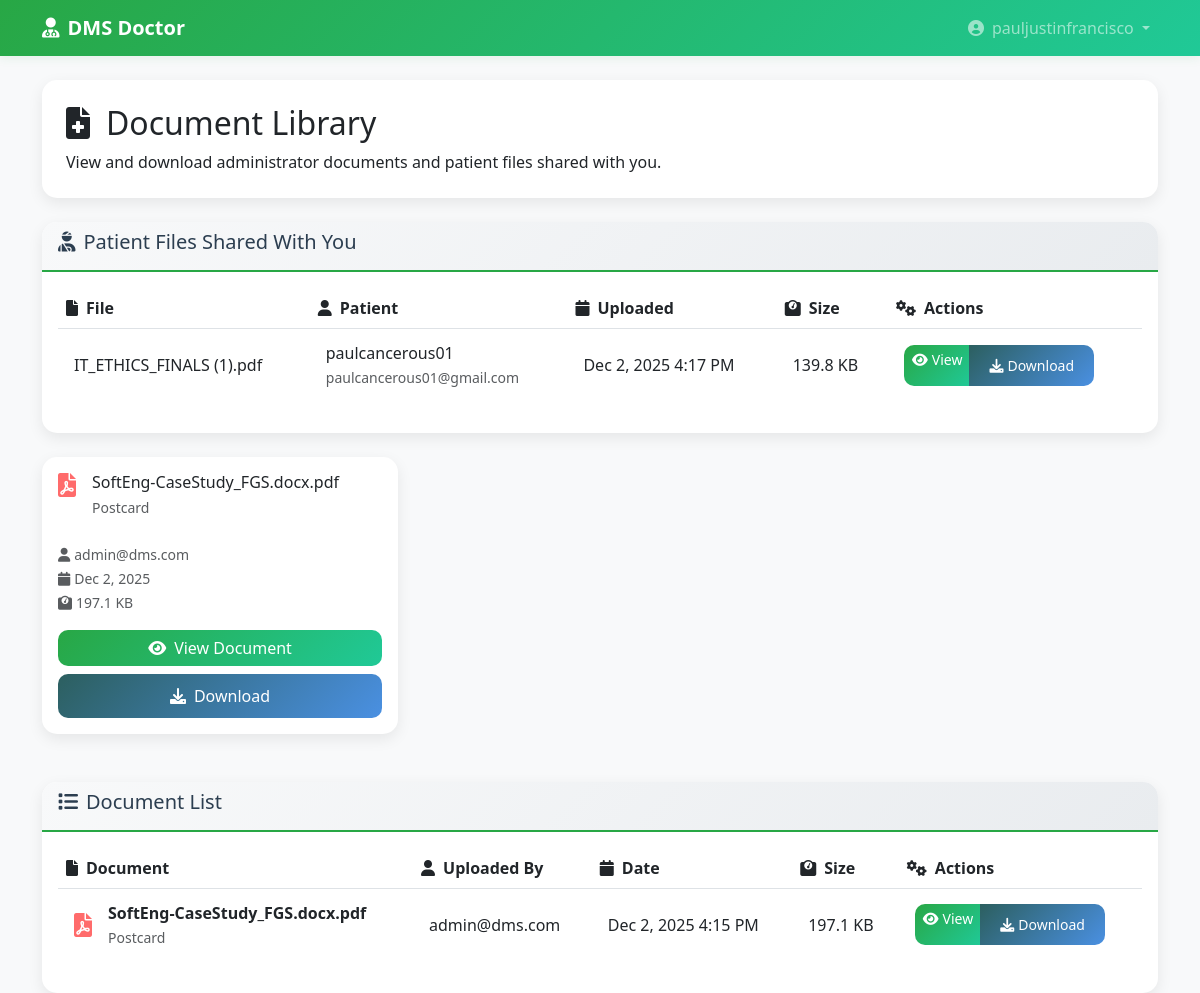
Screenshot of /doctor/doctor_documents.php (signed in) with the database file from the repository.
### tables this page shows
CREATE TABLE `patient_files` (
  `id` int(11) NOT NULL,
  `patient_id` int(11) NOT NULL,
  `file_name` varchar(255) NOT NULL,
  `original_filename` varchar(255) NOT NULL,
  `file_size` bigint(20) NOT NULL,
  `mime_type` varchar(100) NOT NULL,
  `file_path` varchar(500) NOT NULL,
  `upload_date` timestamp NOT NULL DEFAULT current_timestamp(),
  `description` text DEFAULT NULL
);

CREATE TABLE `users` (
  `id` int(11) NOT NULL,
  `name` varchar(100) NOT NULL,
  `email` varchar(100) NOT NULL,
  `username` varchar(100) DEFAULT NULL,
  `password` varchar(255) NOT NULL,
  `password_hash` varchar(255) DEFAULT NULL,
  `role` enum('admin','doctor','patient') NOT NULL DEFAULT 'patient',
  `user_type_id` int(11) DEFAULT NULL,
  `force_password_change` tinyint(1) NOT NULL DEFAULT 0,
  `created_by` int(11) DEFAULT NULL,
  `created_at` timestamp NOT NULL DEFAULT current_timestamp(),
  `updated_at` timestamp NOT NULL DEFAULT current_timestamp() ON UPDATE current_timestamp()
);

CREATE TABLE `documents` (
  `id` int(11) NOT NULL,
  `filename` varchar(255) NOT NULL,
  `mime_type` varchar(100) NOT NULL,
  `file_path` varchar(500) NOT NULL,
  `uploaded_by` varchar(100) NOT NULL,
  `upload_date` datetime DEFAULT current_timestamp(),
  `file_size` int(11) DEFAULT 0,
  `description` text DEFAULT NULL
);

### doctor/doctor_documents.php (the view, shortened to what this page needs)
<?php
require_once __DIR__ . '/../includes/db_connect.php';
$user_name = $_SESSION['user_name'];
$doctorId = (int)$_SESSION['user_id'];
try {
    $stmt = $pdo->query("SELECT * FROM documents ORDER BY upload_date DESC");
    $documents = $stmt->fetchAll();
} catch (PDOException $e) {
    $documents = [];
}
$patientFiles = [];
try {
    $sql = "
        SELECT pf.id, pf.original_filename, pf.file_path, pf.upload_date, pf.file_size, pf.mime_type,
               u.name AS patient_name, u.email AS patient_email
        FROM patient_file_access pfa
        JOIN patient_files pf ON pf.id = pfa.file_id
        JOIN users u ON u.id = pf.patient_id
        WHERE pfa.doctor_id = :did
        ORDER BY pf.upload_date DESC
    ";
    $stmt = $pdo->prepare($sql);
    $stmt->execute([':did' => $doctorId]);
    $patientFiles = $stmt->fetchAll();
} catch (PDOException $e) {
    $patientFiles = [];
}
?>
<!DOCTYPE html>
<html lang="en">
<head>
    <link href="https://cdn.jsdelivr.net/npm/bootstrap@5.3.0/dist/css/bootstrap.min.css" rel="stylesheet">
    <link href="https://cdnjs.cloudflare.com/ajax/libs/font-awesome/6.0.0/css/all.min.css" rel="stylesheet">
</head>
<body>
    <nav class="navbar navbar-expand-lg navbar-dark bg-success">
        <div class="container">
            <a class="navbar-brand" href="doctor_home.php">
                <i class="fas fa-user-md me-2"></i>DMS Doctor
            </a>
            <div class="navbar-nav ms-auto">
                <div class="nav-item dropdown">
                    <a class="nav-link dropdown-toggle" href="#" role="button" data-bs-toggle="dropdown">
                        <i class="fas fa-user-circle me-2"></i><?php echo htmlspecialchars($user_name); ?>
                    </a>
                </div>
            </div>
        </div>
    </nav>
    <div class="container mt-4">
        <div class="row mb-4">
            <div class="col-12">
                <div class="card">
                    <div class="card-body p-4">
                        <h2><i class="fas fa-file-medical me-3"></i>Document Library</h2>
                        <p class="mb-0">View and download administrator documents and patient files shared with you.</p>
                    </div>
                </div>
            </div>
        </div>
        <div class="row mb-4">
            <div class="col-12">
                <div class="card">
                    <div class="card-header">
                        <h5><i class="fas fa-user-injured me-2"></i>Patient Files Shared With You</h5>
                    </div>
                    <div class="card-body">
                        <?php if (empty($patientFiles)): ?>
                            <div class="text-center text-muted py-4">
                                <i class="fas fa-folder-open fa-3x mb-3"></i>
                                <p>No patient files shared with you</p>
                                <small>Files shared by your patients will appear here.</small>
                            </div>
                        <?php else: ?>
                            <div class="table-responsive">
                                <table class="table table-hover">
                                    <thead>
                                        <tr>
                                            <th><i class="fas fa-file me-2"></i>File</th>
                                            <th><i class="fas fa-user me-2"></i>Patient</th>
                                            <th><i class="fas fa-calendar me-2"></i>Uploaded</th>
                                            <th><i class="fas fa-weight me-2"></i>Size</th>
                                            <th><i class="fas fa-cogs me-2"></i>Actions</th>
                                        </tr>
                                    </thead>
                                    <tbody>
                                        <?php foreach ($patientFiles as $pf): ?>
                                        <tr>
                                            <td><?php echo htmlspecialchars($pf['original_filename']); ?></td>
                                            <td>
                                                <?php echo htmlspecialchars($pf['patient_name']); ?><br>
                                                <small class="text-muted"><?php echo htmlspecialchars($pf['patient_email']); ?></small>
                                            </td>
                                            <td><?php echo date('M j, Y g:i A', strtotime($pf['upload_date'])); ?></td>
                                            <td><?php echo number_format(((int)$pf['file_size'])/1024,1); ?> KB</td>
                                            <td>
                                                <div class="btn-group" role="group">
                                                    <a href="patient_file_view.php?id=<?php echo (int)$pf['id']; ?>" target="_blank" class="btn btn-success btn-sm">
                                                        <i class="fas fa-eye me-1"></i>View
                                                    </a>
                                                    <a href="patient_file_download.php?id=<?php echo (int)$pf['id']; ?>" class="btn btn-primary btn-sm">
                                                        <i class="fas fa-download me-1"></i>Download
                                                    </a>
                                                </div>
                                            </td>
                                        </tr>
                                        <?php endforeach; ?>
                                    </tbody>
                                </table>
                            </div>
                        <?php endif; ?>
                    </div>
                </div>
            </div>
        </div>
        <div class="row">
            <?php if (empty($documents)): ?>
                <div class="col-12">
                    <div class="card">
                        <div class="card-body text-center py-5">
                            <i class="fas fa-folder-open fa-4x text-muted mb-4"></i>
                            <h4 class="text-muted">No Documents Available</h4>
                            <p class="text-muted">No documents have been uploaded by administrators yet.</p>
                            <small class="text-muted">Check back later for updates.</small>
                        </div>
                    </div>
                </div>
            <?php else: ?>
                <?php foreach ($documents as $doc): ?>
                <div class="col-md-6 col-lg-4 mb-4">
                    <div class="card document-card h-100">
                        <div class="card-body">
                            <div class="d-flex align-items-start mb-3">
                                <i class="fas fa-file-pdf file-icon me-3"></i>
                                <div class="flex-grow-1">
                                    <h6 class="card-title mb-1"><?php echo htmlspecialchars($doc['filename']); ?></h6>
                                    <?php if ($doc['description']): ?>
                                        <p class="card-text text-muted small mb-2"><?php echo htmlspecialchars($doc['description']); ?></p>
                                    <?php endif; ?>
                                </div>
                            </div>
                            <div class="mb-3">
                                <small class="text-muted">
                                    <i class="fas fa-user me-1"></i><?php echo htmlspecialchars($doc['uploaded_by']); ?><br>
                                    <i class="fas fa-calendar me-1"></i><?php echo date('M j, Y', strtotime($doc['upload_date'])); ?><br>
                                    <i class="fas fa-weight me-1"></i><?php echo number_format($doc['file_size'] / 1024, 1) . ' KB'; ?>
                                </small>
                            </div>
                            <div class="d-grid gap-2">
                                <a href="<?php echo htmlspecialchars($doc['filepath']); ?>"
                                   target="_blank" class="btn btn-success">
                                    <i class="fas fa-eye me-2"></i>View Document
                                </a>
                                <a href="<?php echo htmlspecialchars($doc['filepath']); ?>"
                                   download class="btn btn-primary">
                                    <i class="fas fa-download me-2"></i>Download
                                </a>
                            </div>
                        </div>
                    </div>
                </div>
                <?php endforeach; ?>
            <?php endif; ?>
        </div>
        <?php if (!empty($documents)): ?>
        <div class="row mt-4">
            <div class="col-12">
                <div class="card">
                    <div class="card-header">
                        <h5><i class="fas fa-list me-2"></i>Document List</h5>
                    </div>
                    <div class="card-body">
                        <div class="table-responsive">
                            <table class="table table-hover">
                                <thead>
                                    <tr>
                                        <th><i class="fas fa-file me-2"></i>Document</th>
                                        <th><i class="fas fa-user me-2"></i>Uploaded By</th>
                                        <th><i class="fas fa-calendar me-2"></i>Date</th>
                                        <th><i class="fas fa-weight me-2"></i>Size</th>
                                        <th><i class="fas fa-cogs me-2"></i>Actions</th>
                                    </tr>
                                </thead>
                                <tbody>
                                    <?php foreach ($documents as $doc): ?>
                                    <tr>
                                        <td>
                                            <div class="d-flex align-items-center">
                                                <i class="fas fa-file-pdf file-icon me-3"></i>
                                                <div>
                                                    <div class="fw-bold"><?php echo htmlspecialchars($doc['filename']); ?></div>
                                                    <?php if ($doc['description']): ?>
                                                        <small class="text-muted"><?php echo htmlspecialchars($doc['description']); ?></small>
                                                    <?php endif; ?>
                                                </div>
                                            </div>
                                        </td>
                                        <td><?php echo htmlspecialchars($doc['uploaded_by']); ?></td>
                                        <td><?php echo date('M j, Y g:i A', strtotime($doc['upload_date'])); ?></td>
                                        <td><?php echo number_format($doc['file_size'] / 1024, 1) . ' KB'; ?></td>
                                        <td>
                                            <div class="btn-group" role="group">
                                                <a href="<?php echo htmlspecialchars($doc['filepath']); ?>"
                                                   target="_blank" class="btn btn-success btn-sm">
                                                    <i class="fas fa-eye me-1"></i>View
                                                </a>
                                                <a href="<?php echo htmlspecialchars($doc['filepath']); ?>"
                                                   download class="btn btn-primary btn-sm">
                                                    <i class="fas fa-download me-1"></i>Download
                                                </a>
                                            </div>
                                        </td>
                                    </tr>
                                    <?php endforeach; ?>
                                </tbody>
                            </table>
                        </div>
                    </div>
                </div>
            </div>
        </div>
        <?php endif; ?>
    </div>
</body>
</html>

### doctor/doctor_documents.php (style rules this page uses)
:root { --primary-color: #2C5F5F; --secondary-color: #4A90E2; --accent-color: #FF6B6B; --success-color: #28A745; --warning-color: #FFC107; --light-bg: #F8F9FA; --dark-text: #2C3E50; --light-text: #6C757D; }
body { background-color: var(--light-bg); font-family: 'Segoe UI', Tahoma, Geneva, Verdana, sans-serif; }
.navbar-brand { font-weight: bold; color: white !important; }
.navbar-dark { background: linear-gradient(135deg, var(--success-color) 0%, #20C997 100%) !important; box-shadow: 0 2px 10px rgba(40, 167, 69, 0.1); }
.card { border: none; border-radius: 15px; box-shadow: 0 5px 15px rgba(0, 0, 0, 0.08); }
.card-header { background: linear-gradient(135deg, var(--light-bg) 0%, #E9ECEF 100%); border-bottom: 2px solid var(--success-color); border-radius: 15px 15px 0 0 !important; font-weight: 600; color: var(--dark-text); }
.btn-primary { background: linear-gradient(135deg, var(--primary-color) 0%, var(--secondary-color) 100%); border: none; border-radius: 10px; padding: 10px 20px; font-weight: 500; transition: all 0.3s ease; }
.btn-success { background: linear-gradient(135deg, var(--success-color) 0%, #20C997 100%); border: none; border-radius: 10px; }
.table { border-radius: 10px; overflow: hidden; }
.table td { border: none; padding: 12px 16px; vertical-align: middle; }
.file-icon { color: var(--accent-color); font-size: 1.5rem; }
.document-card { transition: transform 0.3s ease; }

### rows the page displays
patient_files: original_filename "IT_ETHICS_FINALS (1).pdf", patient.name "paulcancerous01", patient.email "paulcancerous01@gmail.com", upload_date "Dec 2, 2025 4:17 PM", ((int)$pf['file_size'])/1024 "139.8"
documents: filename "SoftEng-CaseStudy_FGS.docx.pdf", description "Postcard", uploaded_by "admin@dms.com", upload_date "Dec 2, 2025", $doc['file_size']/1024 "197.1", upload_date "Dec 2, 2025 4:15 PM"

### other values shown
$user_name "pauljustinfrancisco"
